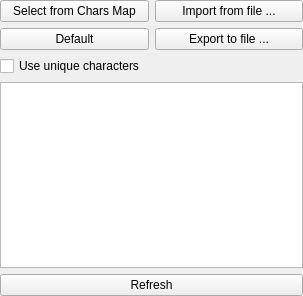
<?xml version="1.0" encoding="UTF-8"?>
<ui version="4.0">
 <class>CharactersFrame</class>
 <widget class="QWidget" name="CharactersFrame">
  <property name="geometry">
   <rect>
    <x>0</x>
    <y>0</y>
    <width>303</width>
    <height>296</height>
   </rect>
  </property>
  <property name="sizePolicy">
   <sizepolicy hsizetype="Minimum" vsizetype="Minimum">
    <horstretch>0</horstretch>
    <verstretch>0</verstretch>
   </sizepolicy>
  </property>
  <property name="windowTitle">
   <string>Frame</string>
  </property>
  <property name="locale">
   <locale language="English" country="UnitedStates"/>
  </property>
  <layout class="QVBoxLayout" name="verticalLayout">
   <property name="sizeConstraint">
    <enum>QLayout::SetMinimumSize</enum>
   </property>
   <property name="margin">
    <number>0</number>
   </property>
   <item>
    <layout class="QGridLayout" name="gridLayout">
     <item row="0" column="1">
      <widget class="QPushButton" name="pushButtonImport">
       <property name="text">
        <string>Import from file ...</string>
       </property>
      </widget>
     </item>
     <item row="1" column="1">
      <widget class="QPushButton" name="pushButtonExport">
       <property name="text">
        <string>Export to file ...</string>
       </property>
      </widget>
     </item>
     <item row="0" column="0">
      <widget class="QPushButton" name="pushButton_SelectFromCharsMap">
       <property name="enabled">
        <bool>true</bool>
       </property>
       <property name="text">
        <string>Select from Chars Map</string>
       </property>
      </widget>
     </item>
     <item row="1" column="0">
      <widget class="QPushButton" name="pushButtonDefault">
       <property name="text">
        <string>Default</string>
       </property>
      </widget>
     </item>
     <item row="2" column="0">
      <widget class="QCheckBox" name="checkBoxUniqueCharacters">
       <property name="text">
        <string>Use unique characters</string>
       </property>
      </widget>
     </item>
    </layout>
   </item>
   <item>
    <widget class="QPlainTextEdit" name="plainTextEdit">
     <property name="plainText">
      <string/>
     </property>
    </widget>
   </item>
   <item>
    <widget class="QPushButton" name="pushButtonRefresh">
     <property name="text">
      <string>Refresh</string>
     </property>
    </widget>
   </item>
  </layout>
 </widget>
 <resources/>
 <connections/>
</ui>
